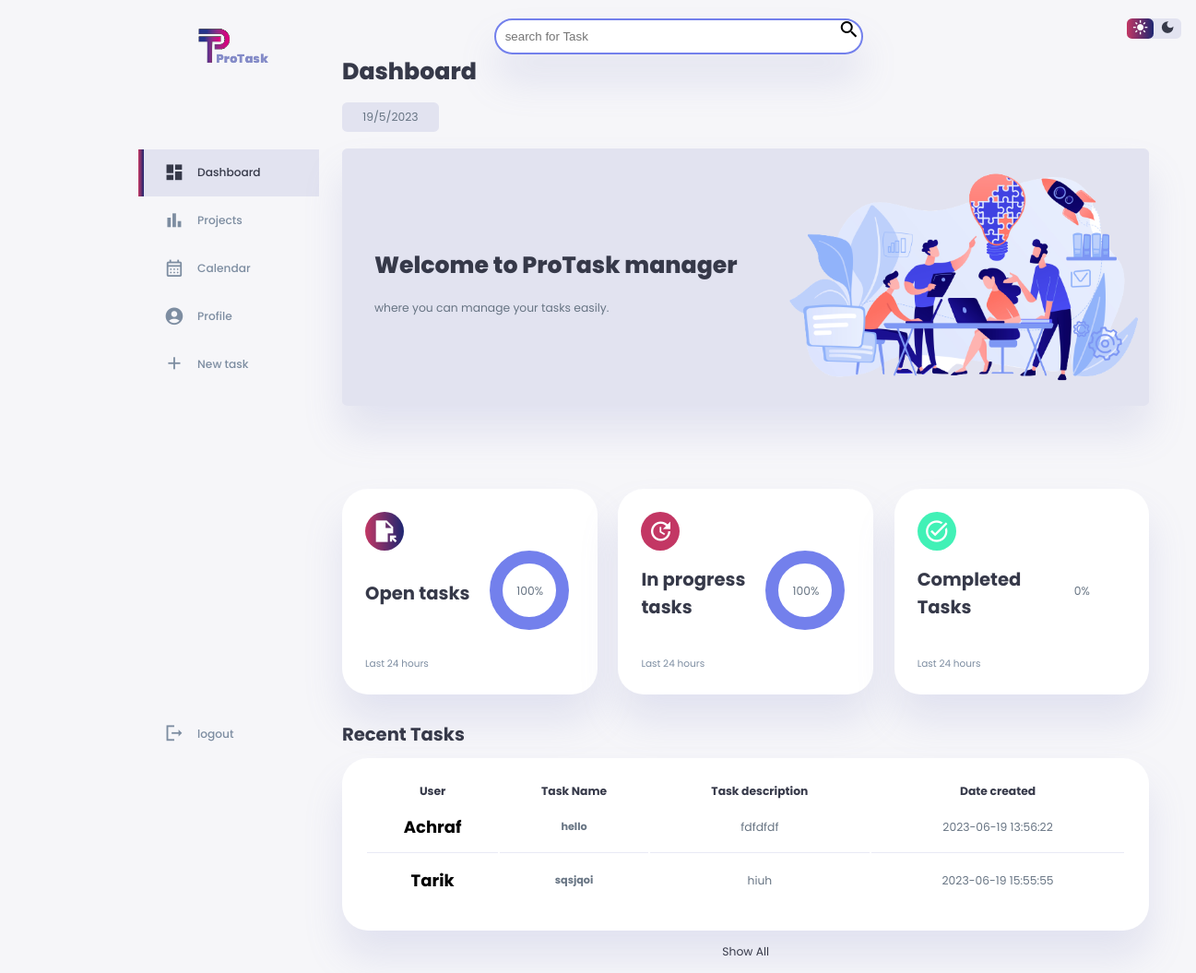
The page /dashboard (signed in) on the database its author committed.
### website/models.py (models this page shows, shortened)
class Task(db.Model):
    id = db.Column(db.Integer(), primary_key=True)
    open_task = db.Column(db.String(20), nullable=False)
    date_created = db.Column(db.DateTime(timezone=True), default=func.now())
    ongoing_task = db.Column(db.String(20), nullable=True)
    task_descriptif = db.Column(db.String(200), nullable=False)
    username = db.relationship(
        'User', backref="user",  passive_deletes=True, overlaps="posts,user")
    operator = db.Column(db.Integer, db.ForeignKey(
        "user.id", ondelete="CASCADE"), nullable=False)
    finished = db.relationship(
        "FinishedTask", backref="task", passive_deletes=True)
    comment = db.relationship('Comment', backref='task', passive_deletes=True)

class User(db.Model, UserMixin):
    id = db.Column(db.Integer(), primary_key=True)
    first_name = db.Column(db.String(20))
    last_name = db.Column(db.String(20))
    job = db.Column(db.String(20))
    username = db.Column(db.String(20), nullable=False, unique=True)
    email = db.Column(db.String(20), nullable=False, unique=True)
    password = db.Column(db.String(100), nullable=False)
    date_created = db.Column(db.DateTime(timezone=True), default=func.now())
    picture = db.Column(db.String())
    task = db.relationship('Task', backref='user', passive_deletes=True)
    comment = db.relationship('Comment', backref='user', passive_deletes=True)

### website/views.py (the view)
@views.route("/dashboard")
@login_required
def dashboard():
    tasks = Task.query.all()
    user = User.query.all()
    finished = FinishedTask.query.all()
    picture = current_user.picture
    tasks_length = len(tasks)
    if tasks_length == 0:
        redirect(url_for('views.dashboard', picture=picture))
    else:
        tasks = Task.query.all()
        user = User.query.all()
        finished = FinishedTask.query.all()
        picture = current_user.picture
        finished_task_length = len(finished)
        alltasks = tasks_length+finished_task_length
        task_percent = int((tasks_length/alltasks)*100)
        finished_percent = int((finished_task_length/alltasks)*100)
        return render_template("dashboard.html", user=user, alltasks=alltasks, tasks=tasks, finished=finished, picture=picture, task_percent=task_percent, finished_percent=finished_percent)
    return render_template("dashboard.html", user=user, tasks=tasks, finished=finished, picture=picture)

### website/views.py
class SearchForm(FlaskForm):
    searched = StringField("Searched", validators=[DataRequired()])
    submit = SubmitField("Submit")

### website/views.py (called while the page is built)
@ views.context_processor
def base():
    form = SearchForm()
    return dict(form=form)

### website/templates/dashboard.html (shortened to what this page needs)
<!DOCTYPE html>
<html lang="en">
<head>
  <link rel="stylesheet" href="{{url_for('static',filename='Css/style.css')}}">
</head>
<body>
  <div class="container">
    <aside>
      <div class="top">
        <div class="logo">
          <img src="{{url_for('static',filename='images/logo1.png')}}" alt="Logo" />
        </div>
      </div>
      <div class="sidebar">
        <a href="/dashboard" class="active">
          <span class="material-icons-sharp"> dashboard </span>
          <h3>Dashboard</h3>
        </a>
        <a href="{{url_for('views.description', task_id=current_user.id)}}">
          <span class="material-icons-sharp">bar_chart</span>
          <h3>Projects</h3>
        </a>
        <a href="/calendar">
          <span class="material-symbols-outlined">
          </span>
          <h3>Calendar</h3>
        </a>
        <a href="/profile/{{current_user.id}}">
          <span class="material-icons-sharp">account_circle</span>
          <h3>Profile</h3>
        </a>
        <a href="/tasks">
          <span class="material-icons-sharp"> add </span>
          <h3>New task</h3>
        </a>
        <a href="/logout"><span class="material-icons-sharp">logout</span>
          <h3>logout</h3>
        </a>
      </div>
    </aside>
    <main>
      <div class="search-bar">
        <form action="{{url_for('views.search_result')}}" method="POST">
          <input type="search" name="searched" placeholder="search for Task"><button type="submit"><span
              class="material-icons-sharp">search</span></button>
        </form>
      </div>
      <h1>Dashboard</h1>
      <div class="date">
        <p id="date"></p>
      </div>
      <br>
      <br>
      <div class="wide">
        <div class="all">
          <div class="slider">
            <img src="{{url_for('static',filename='images/image.png')}}" alt="photo">
            <div class="text">
              <h1>Welcome to ProTask manager</h1>
              <br>
              <p>where you can manage your tasks easily.</p>
            </div>
          </div>
        </div>
        <br>
        <br>
        <div class="insights">
          {%include "open_task.html"%}
          {%include "progress.html"%}
          {%include "completed.html"%}
        </div>
        <div class="recent-tasks">
          <h2>Recent Tasks</h2>
          <table id="recent-tasks--table">
            <thead>
              <tr>
                <th>User</th>
                <th>Task Name</th>
                <th>Task description </th>
                <th>Date created</th>
              </tr>
            </thead>
            {%for t in tasks%}
            <tr>
              <td><a href="/posts/{{t.user.username}}"
                  style="text-decoration: none; color:black; font-size: 18px; font-weight: bold;">{{t.user.username}}</a>
              </td>
              <td>
                <h4>{{t.open_task}}</h4>
              </td>
              <td> <a href="{{url_for('views.calendar')}}">{{t.task_descriptif}}</a> </td>
              <td>
                <p>{{t.date_created}}</p>
              </td>
            </tr>
            {%endfor%}
          </table>
          <a href="#">Show All</a>
        </div>
    </main>
    <div class="right">
      <div class="top">
        <div class="theme-toggler">
          <span class="material-icons-sharp active" id='light'> light_mode </span>
          <span class="material-icons-sharp" id='dark'> dark_mode </span>
        </div>
      </div>
    </div>
  </div>
</body>
</html>

### website/static/Css/style.css (style rules this page uses)
:root { --color-primary: linear-gradient(to right, #c33764, #1d2671); --color-danger: #c33764; --color-success: #41f1b6; --color-warning: #ffbb55; --color-white: #fff; --color-info-dark: #7d8da1; --color-info-light: #dce1eb; --color-dark: #363949; --color-light: rgba(132, 139, 200, 0.18); --color-primary-variant: #7380ec; --color-dark-variant: #677483; --color-background: #f6f6f9; --card-border-radius: 2rem; --border-radius-1: 0.4rem; --border-radius-2: 0.8rem; --border-radius-3: 1.2rem; --card-padding: 1.8rem; --padding-1: 1.2rem; --box-shadow: 0 2rem 3rem var(--color-light); }
* { margin: 0; padding: 0; outline: 0; appearance: none; border: 0; text-decoration: none; list-style: none; box-sizing: border-box; }
html { font-size: 14px; }
body { width: 100vw; height: 100vh; font-family: poppins, sans-serif; font-size: 0.88rem; background: var(--color-background); user-select: none; overflow-x: hidden; color: var(--color-dark); }
.container { display: grid; width: 96%; margin: 0 auto; gap: 1.8rem; grid-template-columns: 14rem auto 23rem; }
.search-bar { display: flex; align-items: center; justify-content: center; }
.search-bar input { width: 400px; border: 2px solid #7380ec; padding: 10px; border-radius: 30px; box-shadow: var(--box-shadow); }
.search-bar span { margin-left: -30px; }
.all { box-shadow: var(--box-shadow); background: var(--color-light); border-radius: var(--border-radius-1); padding-bottom: 10px; margin-bottom: 40px; justify-content: space-between; }
a { color: var(--color-dark); }
img { display: block; width: 100%; }
h1 { font-weight: 800; font-size: 1.8rem; }
.slider .text { margin-top: -19%; margin-left: 4%; margin-bottom: 10%; }
h2 { font-size: 1.4rem; }
h3 { font-size: 0.87rem; }
h4 { font-size: 0.8rem; }
p { color: var(--color-dark-variant); }
aside { height: 100vh; }
aside .top { display: flex; align-items: center; justify-content: space-between; margin-top: 1.4rem; }
aside .logo { display: flex; gap: 0.8rem; }
aside .logo img { width: 600px; height: 100px; margin-right: 42%; }
aside .sidebar { display: flex; flex-direction: column; height: 86vh; position: relative; top: 3rem; }
aside h3 { font-weight: 500; }
aside .sidebar a { display: flex; color: var(--color-info-dark); margin-left: 2rem; gap: 1rem; align-items: center; position: relative; height: 3.7rem; transition: all 300ms ease; }
aside .sidebar a span { font-size: 1.6rem; transition: all 300ms ease; }
aside .sidebar a:last-child { position: absolute; bottom: 2rem; width: 100%; }
aside .sidebar a.active { background: var(--color-light); color: var(--color-primary); margin-left: 0; }
aside .sidebar a.active:before { content: ""; width: 6px; height: 100%; background: var(--color-primary); }
aside .sidebar a.active span { color: var(--color-primary); margin-left: calc(1rem - 6px); }
main { margin-top: 1.4rem; }
main .date { display: inline-block; background: var(--color-light); border-radius: var(--border-radius-1); margin-top: 1rem; padding: 0.5rem 1.6rem; }
main .insights { display: grid; grid-template-columns: repeat(3, 1fr); gap: 1.6rem; }
main .recent-tasks { margin-top: 2rem; }
main .recent-tasks h2 { margin-bottom: 0.8rem; }
main .recent-tasks table { background: var(--color-white); width: 100%; border-radius: var(--card-border-radius); padding: var(--card-padding); text-align: center; box-shadow: var(--box-shadow); transition: all 300ms ease; }
main table tbody td { height: 2.8rem; border-bottom: 1px solid var(--color-light); color: var(--color-dark-variant); }
main table tbody tr:last-child td { border: none; }
main .recent-tasks a { text-align: center; display: block; margin: 1rem auto; color: var(--color-primary); }
.right { margin-top: 1.4rem; }
.right .top { display: flex; justify-content: end; gap: 2rem; }
.right .theme-toggler { background: var(--color-light); display: flex; justify-content: space-between; align-items: center; height: 1.6rem; width: 4.2rem; cursor: pointer; border-radius: var(--border-radius-1); }
.right .theme-toggler span { font-size: 1.2rem; width: 50%; height: 100%; display: flex; align-items: center; justify-content: center; }
.right .theme-toggler span.active { background: var(--color-primary); color: white; border-radius: var(--border-radius-1); }
.right { height: 10%; }
.wide { width: 120%; }
.container { width: 80%; margin: 0 auto; padding: 0 20px; }
.slider img { width: 47%; margin-left: 53%; transition: all 300ms ease; }

### rows shown on the page
Task: user.username "Achraf", open_task "hello", task_descriptif "fdfdfdf", date_created "2023-06-19 13:56:22"
Task: user.username "Tarik", open_task "sqsjqoi", task_descriptif "hiuh", date_created "2023-06-19 15:55:55"

### other values the page prints
{{ task_percent }} "100"
{{ finished_percent }} "0"
